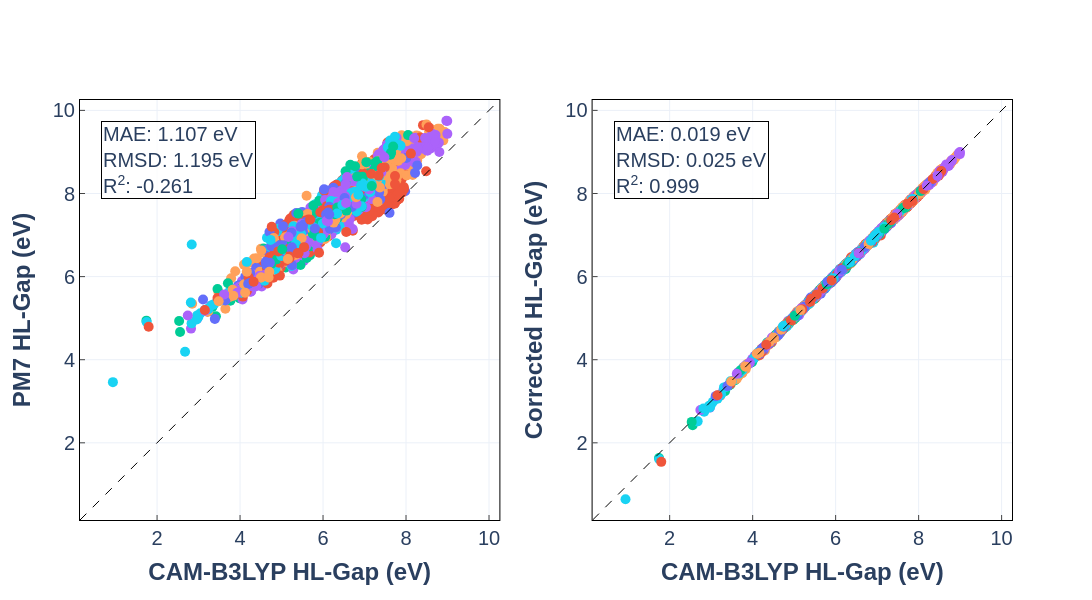
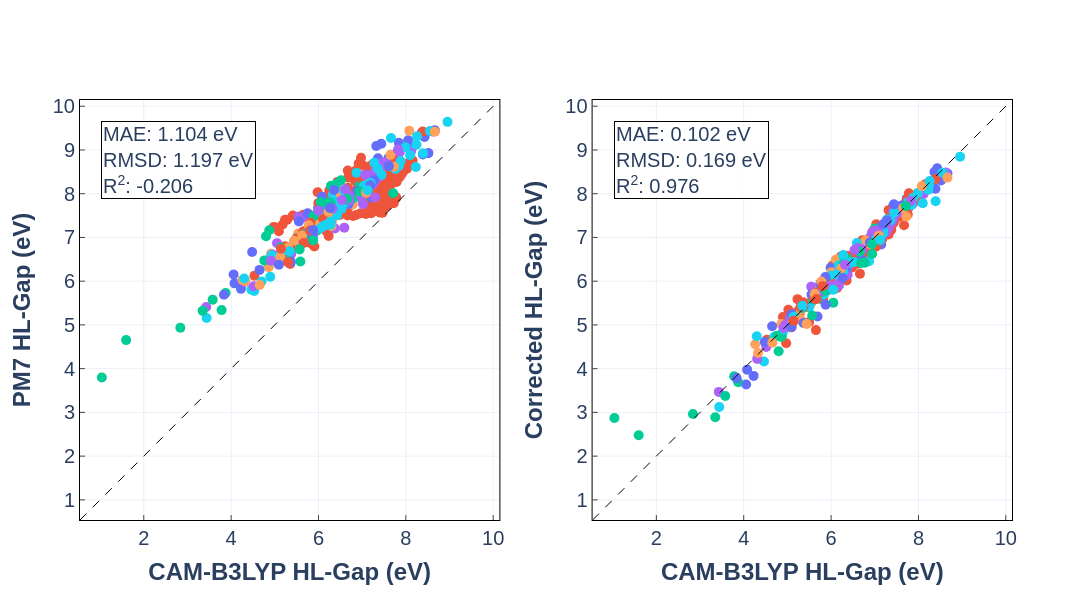
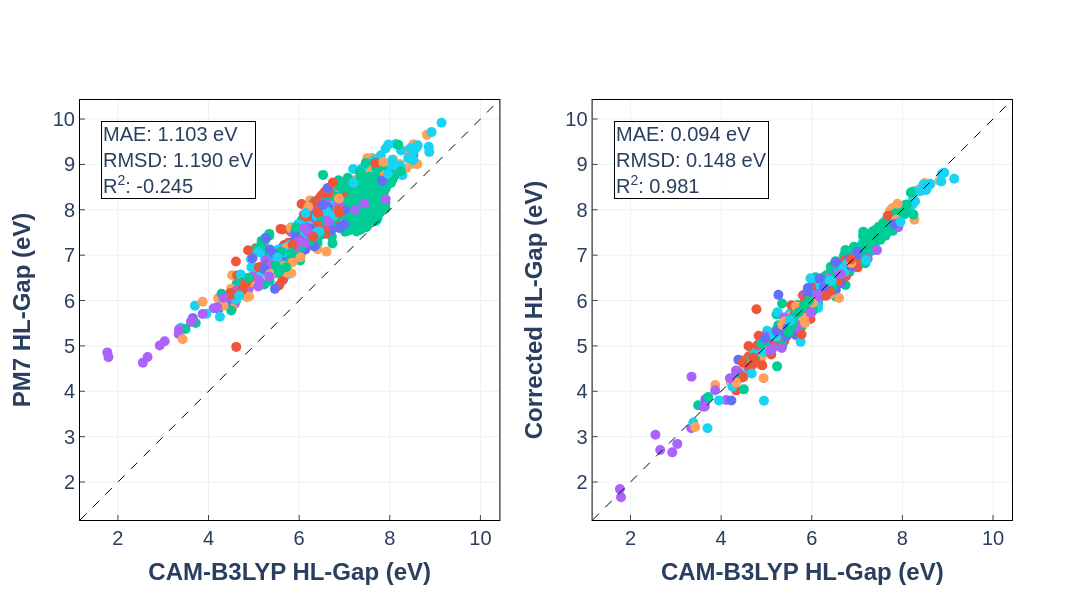

Write notebook code for charts like these, in order.
### Code cell
import os

import numpy as np
import torch
from sklearn.model_selection import StratifiedKFold, train_test_split
from torch.utils.data import DataLoader, Subset

from dataset.pac_matrix import PAC5MatrixHLGapTransferLearningDataset

TARGET_FOLD = 2
K_FOLDS = 5
BATCH_SIZE = 256

device = torch.device("cuda" if torch.cuda.is_available() else "cpu")
print(f"Using device: {device}")

dataset = PAC5MatrixHLGapTransferLearningDataset()

safe_stratify_labels = build_band_gap_bin_labels(dataset)

skf = StratifiedKFold(n_splits=K_FOLDS, shuffle=True, random_state=42)

target_train_idx, target_val_idx, target_test_idx = None, None, None

for fold, (train_val_idx, test_idx) in enumerate(
    skf.split(np.zeros(len(dataset)), safe_stratify_labels), 1
):
    if fold == TARGET_FOLD:
        try:
            train_idx, val_idx = train_test_split(
                train_val_idx,
                test_size=0.125,
                random_state=42,
                stratify=safe_stratify_labels[train_val_idx],
            )
        except ValueError:
            train_idx, val_idx = train_test_split(
                train_val_idx, test_size=0.125, random_state=42
            )

        target_train_idx = train_idx
        target_val_idx = val_idx
        target_test_idx = test_idx
        break

if target_train_idx is None or target_val_idx is None or target_test_idx is None:
    raise ValueError(f"Fold {TARGET_FOLD} is out of bounds for K={K_FOLDS}")

train_sub = Subset(dataset, target_train_idx)
val_sub = Subset(dataset, target_val_idx)
test_sub = Subset(dataset, target_test_idx)

train_loader = DataLoader(train_sub, batch_size=BATCH_SIZE, shuffle=False)
val_loader = DataLoader(val_sub, batch_size=BATCH_SIZE, shuffle=False)
test_loader = DataLoader(test_sub, batch_size=BATCH_SIZE, shuffle=False)

model = GCNNDeltaCorrection().to(device)

model_path = f"../models/gcnn_3.7M-pac_grid-[PAC5-hl_gap-to_camb3lyp_hl_gap]-finetune/fold_{TARGET_FOLD}.pth"
if not os.path.exists(model_path):
    raise FileNotFoundError(f"No trained model weights at {model_path} for this fold")

model.load_state_dict(torch.load(model_path, map_location=device))


def evaluate_and_plot(model, loader, split_name, fold_num, device):
    model.eval()
    results = []

    with torch.no_grad():
        for pac_tensor, low_bg, high_bg, smiles_batch, level_batch in loader:
            pac_tensor = pac_tensor.to(device)
            low_bg = low_bg.to(device)

            corrected_bg, _ = model(pac_tensor, low_bg)

            for i in range(len(smiles_batch)):
                results.append(
                    {
                        "split": split_name,
                        "smiles": smiles_batch[i],
                        "level": level_batch[i],
                        "pm7_bg": low_bg[i].item(),
                        "camb3lyp_bg": high_bg[i].item(),
                        "corrected_bg": corrected_bg[i].item(),
                    }
                )

    df_results = pd.DataFrame(results)

    y_true = df_results["camb3lyp_bg"]
    y_orig = df_results["pm7_bg"]
    y_corr = df_results["corrected_bg"]

    orig_mae = (y_orig - y_true).abs().mean()
    orig_rmsd = np.sqrt(((y_orig - y_true) ** 2).mean())
    orig_r2 = r2_score(y_true, y_orig)

    corr_mae = (y_corr - y_true).abs().mean()
    corr_rmsd = np.sqrt(((y_corr - y_true) ** 2).mean())
    corr_r2 = r2_score(y_true, y_corr)

    fig = make_subplots(rows=1, cols=2, horizontal_spacing=0.1)

    levels = df_results["level"].unique()
    colors = ["#636EFA", "#EF553B", "#00CC96", "#AB63FA", "#FFA15A", "#19D3F3"]

    def add_scatter_traces(col_name, subplot_col):
        for i, level in enumerate(levels):
            df_sub = df_results[df_results["level"] == level]
            fig.add_trace(
                go.Scatter(
                    x=df_sub["camb3lyp_bg"],
                    y=df_sub[col_name],
                    mode="markers",
                    name=str(level),
                    marker=dict(color=colors[i % len(colors)]),
                    text=df_sub["smiles"],
                    hovertemplate="SMILES: %{text}<br>CAM-B3LYP: %{x:.4f} eV<br>Y: %{y:.4f} eV<extra></extra>",
                    showlegend=(subplot_col == 1),
                ),
                row=1,
                col=subplot_col,
            )

    add_scatter_traces("pm7_bg", 1)
    add_scatter_traces("corrected_bg", 2)

    min_val = min(y_true.min(), y_orig.min(), y_corr.min()) - 0.5
    max_val = max(y_true.max(), y_orig.max(), y_corr.max()) + 0.5

    for col in [1, 2]:
        fig.add_trace(
            go.Scatter(
                x=[min_val, max_val],
                y=[min_val, max_val],
                mode="lines",
                line=dict(dash="dash", color="black", width=1),
                name="Parity",
                showlegend=False,
            ),
            row=1,
            col=col,
        )

    fig.update_layout(width=1100, height=550, template="plotly", font=dict(size=18))

    def get_stats_text(mae, rmsd, r2):
        return f"MAE: {mae:.3f} eV<br>RMSD: {rmsd:.3f} eV<br>R<sup>2</sup>: {r2:.3f}"

    fig.add_annotation(
        text=get_stats_text(orig_mae, orig_rmsd, orig_r2),
        xref="x domain",
        yref="y domain",
        x=0.05,
        y=0.95,
        showarrow=False,
        align="left",
        bgcolor="rgba(255,255,255,0.8)",
        bordercolor="black",
    )

    fig.add_annotation(
        text=get_stats_text(corr_mae, corr_rmsd, corr_r2),
        xref="x2 domain",
        yref="y2 domain",
        x=0.05,
        y=0.95,
        showarrow=False,
        align="left",
        bgcolor="rgba(255,255,255,0.8)",
        bordercolor="black",
    )

    fig.update_xaxes(
        title_text="<b>CAM-B3LYP HL-Gap (eV)</b>",
        row=1,
        col=1,
        range=[min_val, max_val],
    )
    fig.update_xaxes(
        title_text="<b>CAM-B3LYP HL-Gap (eV)</b>",
        row=1,
        col=2,
        range=[min_val, max_val],
    )
    fig.update_yaxes(
        title_text="<b>PM7 HL-Gap (eV)</b>", row=1, col=1, range=[min_val, max_val]
    )
    fig.update_yaxes(
        title_text="<b>Corrected HL-Gap (eV)</b>",
        row=1,
        col=2,
        range=[min_val, max_val],
    )
    fig.update_xaxes(
        linewidth=1, linecolor="black", mirror=True, ticks="inside", showline=True
    )
    fig.update_yaxes(
        linewidth=1, linecolor="black", mirror=True, ticks="inside", showline=True
    )
    fig.update_traces(marker=dict(size=10))
    fig.update_layout(
        template="plotly_white",
        font=dict(family="Helvetica", size=20),
        width=1200,
        height=600,
        paper_bgcolor="rgba(0,0,0,0)",
        showlegend=True,
        legend=dict(
            orientation="h",
            yanchor="top",
            y=-0.2,
            xanchor="center",
            x=0.5,
            bordercolor="black",
            borderwidth=1,
        ),
    )
    fig.update_layout(showlegend=False)

    filename = f"./bg_delta_results_finetune_fold_{fold_num}_{split_name.lower()}.svg"
    fig.write_image(filename)
    print(f"Saved {filename}")
    fig.show()

    return df_results


evaluate_and_plot(model, train_loader, "Train", TARGET_FOLD, device)
evaluate_and_plot(model, val_loader, "Val", TARGET_FOLD, device)
evaluate_and_plot(model, test_loader, "Test", TARGET_FOLD, device)
